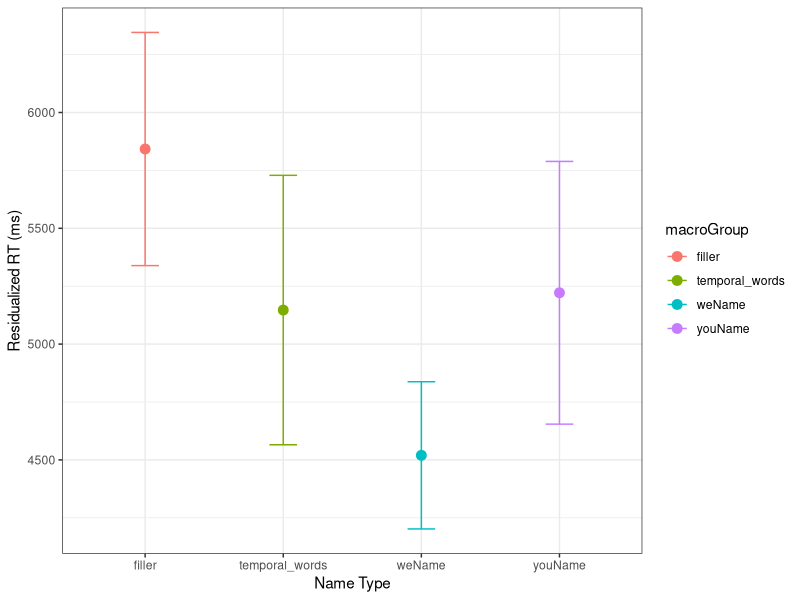
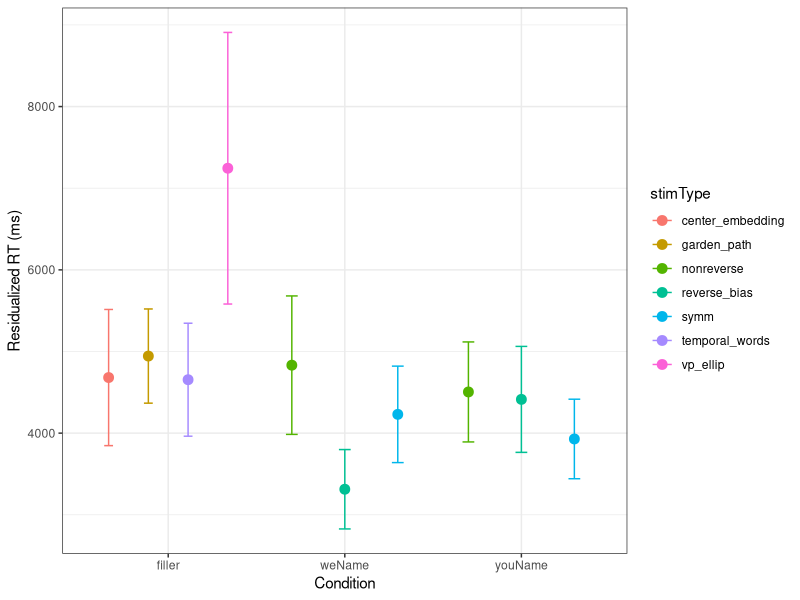
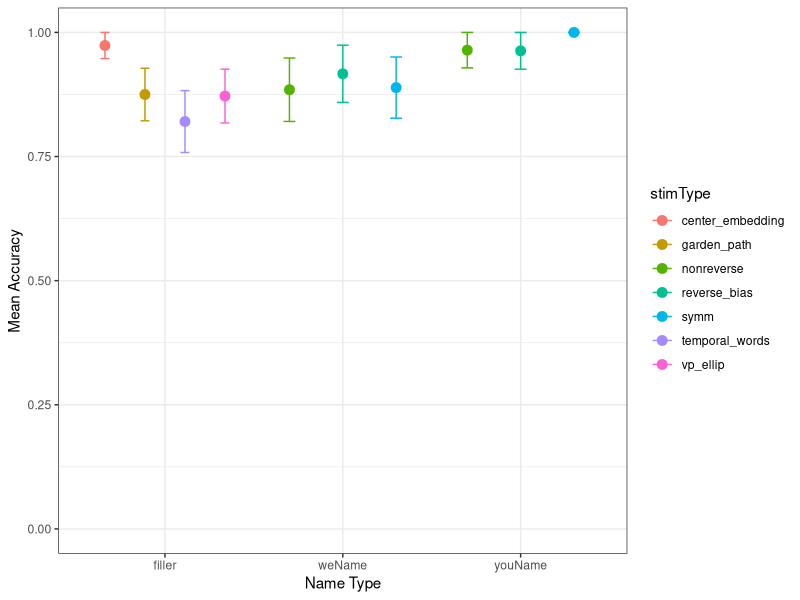
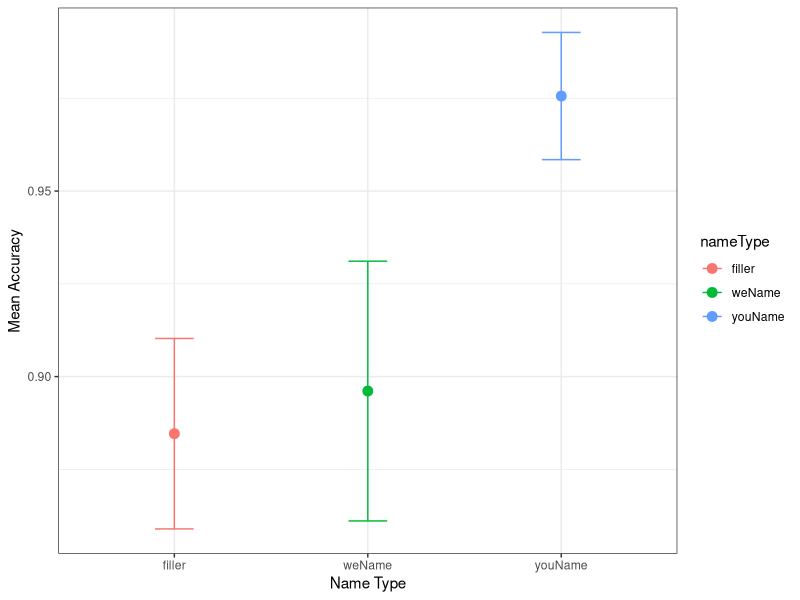

The R source for these figures, in order:
## ---- chunk 1
library(tidyverse)
library(stringr)
library(lme4)
## ---- chunk 2
allData <- read.csv("participant_attention_pilot-merged.csv")

allDataUnfiltered <- allData %>% 
  filter(trial_type == 'rsvp')

allDataCoded <- allData %>%
  mutate(
    splitSentence = str_split(sentence, " "),
    blankedWord = map2_chr(splitSentence, blank_location+1, ~ .x[.y]),
    isCorrect     = ifelse(
      str_to_lower(str_trim(str_remove_all(response, "[[:punct:]]"))) ==
      str_to_lower(str_remove_all(blankedWord, "[[:punct:]]")),
      1, 0
    ),
    responseLength = nchar(response),
    blankLength = nchar(str_trim(blankedWord))
  ) %>%
  filter(trial_type == "rsvp") 

workeridVals <- allDataCoded %>% 
  group_by(workerid) %>% 
  filter(nameType != "") %>% 
  summarize(meanRt = mean(rt),
            meanAcc = mean(isCorrect)) 

allDataCoded <- allDataCoded %>%
  group_by(responseLength, stimType) %>%
  mutate(
    meanRt = mean(rt, na.rm = TRUE),
    sdRt   = sd(rt, na.rm = TRUE)
  ) %>%
  ungroup() %>%
  filter(rt >= meanRt - 2*sdRt, rt <= meanRt + 2*sdRt) %>% 
  left_join(workeridVals, by='workerid')

failures <- allDataCoded %>% 
  filter(isCorrect == 0)






lengthResidualized <- lm(rt ~ blankLength, data = allDataCoded)

summary(lengthResidualized)

allDataCoded <- allDataCoded %>%
  mutate(
    lengthResiduals = resid(lengthResidualized)
  )

grandMean <- mean(allDataCoded$rt, na.rm = TRUE)

allDataCoded <- allDataCoded %>%
  mutate(rt_resid = resid(lengthResidualized) + grandMean)



## ---- chunk 3
summary_df <- allDataCoded %>% 
  filter(nameType %in% c("weName","youName","filler")) %>% 
  filter(isCorrect == 1 ) %>% 
  mutate(macroGroup = ifelse(stimType != "temporal_words", paste(nameType), "temporal_words")) %>% 
  group_by(macroGroup) %>% 
  summarize(
    meanRt = mean(rt_resid, na.rm = TRUE),
    seRt   = sd(rt_resid, na.rm = TRUE) / sqrt(n())
  )

ggplot(summary_df, aes(x = macroGroup, y = meanRt,color = macroGroup)) +
  geom_point(size = 3) +
  geom_errorbar(aes(ymin = meanRt - seRt, ymax = meanRt + seRt), width = 0.2) +
  theme_bw() +
  labs(
    y = "Residualized RT (ms)",
    x = "Name Type"
  )
## ---- chunk 4
summary_df <- allDataCoded %>% 
  filter(isCorrect == 1) %>% 
  filter(meanAcc >= .80) %>% 
  filter(nameType %in% c("weName","youName","filler")) %>% 
  group_by(nameType,stimType) %>% 
  summarize(
    meanRt = mean(rt_resid, na.rm = TRUE),
    seRt   = sd(rt_resid, na.rm = TRUE) / sqrt(n())
  )

ggplot(summary_df, aes(x = nameType, y = meanRt, color = stimType)) +
  geom_point(size = 3, position = position_dodge(0.9)) +
  geom_errorbar(aes(ymin = meanRt - seRt, ymax = meanRt + seRt), width = 0.2, position = position_dodge(0.9)) +
  theme_bw() +
  labs(
    y = "Residualized RT (ms)",
    x = "Condition"
  )
## ---- chunk 5
summary_df <- allDataCoded %>% 
  filter(nameType %in% c("weName","youName","filler")) %>% 
  filter(meanAcc >= .8) %>% 
  group_by(nameType,stimType) %>% 
  summarize(
    meanAcc = mean(isCorrect, na.rm = TRUE),
    seAcc   = sd(isCorrect, na.rm = TRUE) / sqrt(n())
  )

ggplot(summary_df, aes(x = nameType, y = meanAcc, color = stimType)) +
  geom_point(size = 3, position = position_dodge(0.9)) +
  geom_errorbar(aes(ymin = meanAcc - seAcc, ymax = meanAcc + seAcc), width = 0.2, position = position_dodge(0.9)) +
  theme_bw() +
  labs(
    y = "Mean Accuracy",
    x = "Name Type"
  ) + 
  ylim(0,1)
## ---- chunk 6
summary_df <- allDataCoded %>% 
  filter(nameType %in% c("weName","youName","filler")) %>% 
  filter(meanAcc >= .8) %>% 
  group_by(nameType) %>% 
  summarize(
    meanAcc = mean(isCorrect, na.rm = TRUE),
    seAcc   = sd(isCorrect, na.rm = TRUE) / sqrt(n())
  )

ggplot(summary_df, aes(x = nameType, y = meanAcc, color = nameType)) +
  geom_point(size = 3, position = position_dodge(0.9)) +
  geom_errorbar(aes(ymin = meanAcc - seAcc, ymax = meanAcc + seAcc), width = 0.2, position = position_dodge(0.9)) +
  theme_bw() +
  labs(
    y = "Mean Accuracy",
    x = "Name Type"
  ) 
